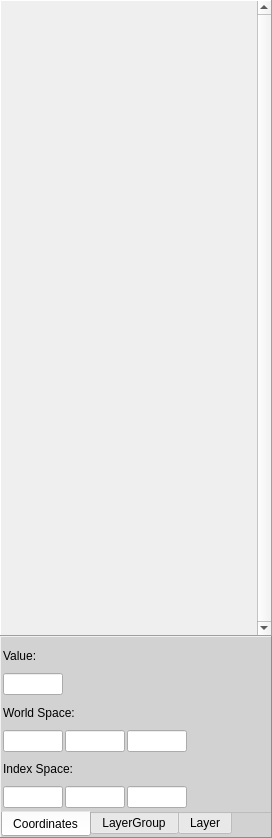
<?xml version="1.0" encoding="UTF-8"?>
<ui version="4.0">
 <class>UI_LayerManagerInterface</class>
 <widget class="QWidget" name="UI_LayerManagerInterface">
  <property name="geometry">
   <rect>
    <x>0</x>
    <y>0</y>
    <width>272</width>
    <height>838</height>
   </rect>
  </property>
  <property name="windowTitle">
   <string>Form</string>
  </property>
  <property name="styleSheet">
   <string>.QFrame {background-color:rgb(210, 210, 210)
}

</string>
  </property>
  <layout class="QVBoxLayout" name="verticalLayout">
   <property name="spacing">
    <number>0</number>
   </property>
   <property name="margin">
    <number>0</number>
   </property>
   <item>
    <widget class="QScrollArea" name="scrollArea">
     <property name="frameShape">
      <enum>QFrame::Panel</enum>
     </property>
     <property name="frameShadow">
      <enum>QFrame::Raised</enum>
     </property>
     <property name="verticalScrollBarPolicy">
      <enum>Qt::ScrollBarAlwaysOn</enum>
     </property>
     <property name="widgetResizable">
      <bool>true</bool>
     </property>
     <widget class="QWidget" name="scrollAreaWidgetContents">
      <property name="geometry">
       <rect>
        <x>0</x>
        <y>0</y>
        <width>255</width>
        <height>634</height>
       </rect>
      </property>
     </widget>
    </widget>
   </item>
   <item>
    <widget class="QFrame" name="frame">
     <property name="minimumSize">
      <size>
       <width>0</width>
       <height>100</height>
      </size>
     </property>
     <property name="styleSheet">
      <string/>
     </property>
     <property name="frameShape">
      <enum>QFrame::Panel</enum>
     </property>
     <property name="frameShadow">
      <enum>QFrame::Raised</enum>
     </property>
     <property name="lineWidth">
      <number>1</number>
     </property>
     <layout class="QVBoxLayout" name="verticalLayout_3">
      <property name="spacing">
       <number>0</number>
      </property>
      <property name="margin">
       <number>0</number>
      </property>
      <item>
       <widget class="QTabWidget" name="tabWidget">
        <property name="sizePolicy">
         <sizepolicy hsizetype="Expanding" vsizetype="Minimum">
          <horstretch>0</horstretch>
          <verstretch>0</verstretch>
         </sizepolicy>
        </property>
        <property name="minimumSize">
         <size>
          <width>0</width>
          <height>200</height>
         </size>
        </property>
        <property name="autoFillBackground">
         <bool>false</bool>
        </property>
        <property name="styleSheet">
         <string/>
        </property>
        <property name="tabPosition">
         <enum>QTabWidget::South</enum>
        </property>
        <property name="currentIndex">
         <number>0</number>
        </property>
        <property name="documentMode">
         <bool>true</bool>
        </property>
        <widget class="QWidget" name="tab">
         <property name="styleSheet">
          <string notr="true"/>
         </property>
         <attribute name="title">
          <string>Coordinates</string>
         </attribute>
         <widget class="QWidget" name="verticalLayoutWidget">
          <property name="geometry">
           <rect>
            <x>2</x>
            <y>2</y>
            <width>254</width>
            <height>169</height>
           </rect>
          </property>
          <layout class="QVBoxLayout" name="verticalLayout_2">
           <property name="spacing">
            <number>0</number>
           </property>
           <item>
            <widget class="QLabel" name="label_3">
             <property name="autoFillBackground">
              <bool>false</bool>
             </property>
             <property name="text">
              <string>Value:</string>
             </property>
             <property name="indent">
              <number>0</number>
             </property>
            </widget>
           </item>
           <item>
            <layout class="QHBoxLayout" name="horizontalLayout_3">
             <property name="spacing">
              <number>2</number>
             </property>
             <item>
              <widget class="QLineEdit" name="valueText">
               <property name="sizePolicy">
                <sizepolicy hsizetype="Maximum" vsizetype="Fixed">
                 <horstretch>0</horstretch>
                 <verstretch>0</verstretch>
                </sizepolicy>
               </property>
               <property name="minimumSize">
                <size>
                 <width>20</width>
                 <height>0</height>
                </size>
               </property>
               <property name="maximumSize">
                <size>
                 <width>60</width>
                 <height>16777215</height>
                </size>
               </property>
               <property name="baseSize">
                <size>
                 <width>0</width>
                 <height>0</height>
                </size>
               </property>
               <property name="frame">
                <bool>true</bool>
               </property>
               <property name="readOnly">
                <bool>true</bool>
               </property>
              </widget>
             </item>
             <item>
              <spacer name="horizontalSpacer">
               <property name="orientation">
                <enum>Qt::Horizontal</enum>
               </property>
               <property name="sizeHint" stdset="0">
                <size>
                 <width>40</width>
                 <height>20</height>
                </size>
               </property>
              </spacer>
             </item>
            </layout>
           </item>
           <item>
            <widget class="QLabel" name="label">
             <property name="text">
              <string>World Space:</string>
             </property>
             <property name="indent">
              <number>0</number>
             </property>
            </widget>
           </item>
           <item>
            <layout class="QHBoxLayout" name="horizontalLayout">
             <property name="spacing">
              <number>2</number>
             </property>
             <item>
              <widget class="QLineEdit" name="worldXEdit">
               <property name="sizePolicy">
                <sizepolicy hsizetype="Maximum" vsizetype="Fixed">
                 <horstretch>0</horstretch>
                 <verstretch>0</verstretch>
                </sizepolicy>
               </property>
               <property name="maximumSize">
                <size>
                 <width>60</width>
                 <height>16777215</height>
                </size>
               </property>
              </widget>
             </item>
             <item>
              <widget class="QLineEdit" name="worldYEdit">
               <property name="sizePolicy">
                <sizepolicy hsizetype="Maximum" vsizetype="Fixed">
                 <horstretch>0</horstretch>
                 <verstretch>0</verstretch>
                </sizepolicy>
               </property>
               <property name="maximumSize">
                <size>
                 <width>60</width>
                 <height>16777215</height>
                </size>
               </property>
              </widget>
             </item>
             <item>
              <widget class="QLineEdit" name="worldZEdit">
               <property name="sizePolicy">
                <sizepolicy hsizetype="Maximum" vsizetype="Fixed">
                 <horstretch>0</horstretch>
                 <verstretch>0</verstretch>
                </sizepolicy>
               </property>
               <property name="maximumSize">
                <size>
                 <width>60</width>
                 <height>16777215</height>
                </size>
               </property>
              </widget>
             </item>
             <item>
              <spacer name="horizontalSpacer_2">
               <property name="orientation">
                <enum>Qt::Horizontal</enum>
               </property>
               <property name="sizeHint" stdset="0">
                <size>
                 <width>40</width>
                 <height>20</height>
                </size>
               </property>
              </spacer>
             </item>
            </layout>
           </item>
           <item>
            <widget class="QLabel" name="label_2">
             <property name="text">
              <string>Index Space:</string>
             </property>
             <property name="indent">
              <number>0</number>
             </property>
            </widget>
           </item>
           <item>
            <layout class="QHBoxLayout" name="horizontalLayout_2">
             <property name="spacing">
              <number>2</number>
             </property>
             <item>
              <widget class="QLineEdit" name="indexXEdit">
               <property name="sizePolicy">
                <sizepolicy hsizetype="Maximum" vsizetype="Fixed">
                 <horstretch>0</horstretch>
                 <verstretch>0</verstretch>
                </sizepolicy>
               </property>
               <property name="maximumSize">
                <size>
                 <width>60</width>
                 <height>16777215</height>
                </size>
               </property>
              </widget>
             </item>
             <item>
              <widget class="QLineEdit" name="indexYEdit">
               <property name="sizePolicy">
                <sizepolicy hsizetype="Maximum" vsizetype="Fixed">
                 <horstretch>0</horstretch>
                 <verstretch>0</verstretch>
                </sizepolicy>
               </property>
               <property name="maximumSize">
                <size>
                 <width>60</width>
                 <height>16777215</height>
                </size>
               </property>
              </widget>
             </item>
             <item>
              <widget class="QLineEdit" name="indexZEdit">
               <property name="sizePolicy">
                <sizepolicy hsizetype="Expanding" vsizetype="Maximum">
                 <horstretch>0</horstretch>
                 <verstretch>0</verstretch>
                </sizepolicy>
               </property>
               <property name="maximumSize">
                <size>
                 <width>60</width>
                 <height>16777215</height>
                </size>
               </property>
              </widget>
             </item>
             <item>
              <spacer name="horizontalSpacer_3">
               <property name="orientation">
                <enum>Qt::Horizontal</enum>
               </property>
               <property name="sizeHint" stdset="0">
                <size>
                 <width>40</width>
                 <height>20</height>
                </size>
               </property>
              </spacer>
             </item>
            </layout>
           </item>
          </layout>
         </widget>
        </widget>
        <widget class="QWidget" name="tab_2">
         <attribute name="title">
          <string>LayerGroup</string>
         </attribute>
        </widget>
        <widget class="QWidget" name="tab_3">
         <attribute name="title">
          <string>Layer</string>
         </attribute>
        </widget>
       </widget>
      </item>
     </layout>
    </widget>
   </item>
  </layout>
 </widget>
 <resources/>
 <connections/>
</ui>
